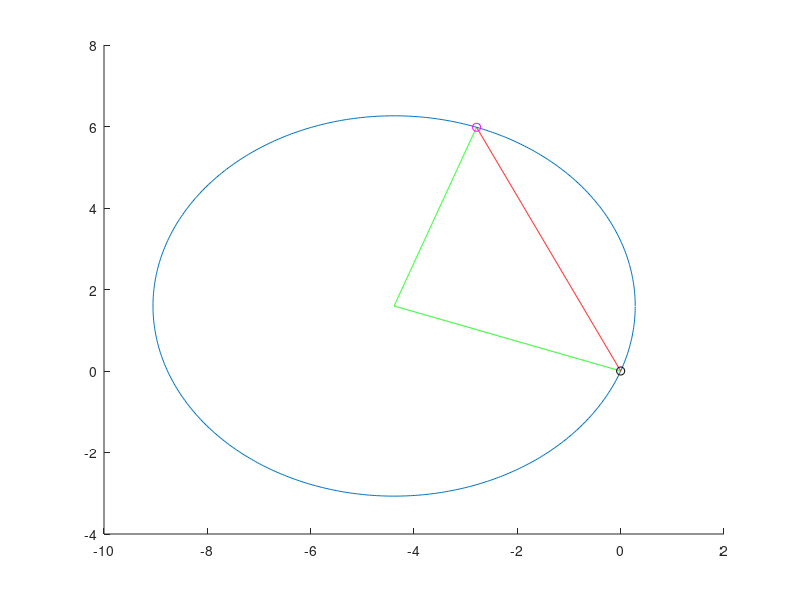

The MATLAB script that drew this image:
clear all; close all;

StartPoint = [0 0];
BowRange = 7.3304;
IADegree = 70;
InputAngle = IADegree*pi/180;
OutputAngle = 160*pi/180;


Radius = BowRange/abs((OutputAngle-InputAngle))
EndPointX = StartPoint(1) + Radius*(sin(OutputAngle)-sin(InputAngle))
EndPointY = StartPoint(2) + Radius*(cos(InputAngle)-cos(OutputAngle))

CenterPointX = StartPoint(1) + Radius*cos(InputAngle+pi/2);
CenterPointY = StartPoint(2) + Radius*sin(InputAngle+pi/2);

t = 0:0.01:2*pi;

xVal = CenterPointX + Radius*cos(t);
yVal = CenterPointY + Radius*sin(t);

t1 = 0:0.01:Radius;

Xline1 = linspace(CenterPointX,StartPoint(1),length(t1));
Yline1 = linspace(CenterPointY,StartPoint(2),length(Xline1));

Xline2 = linspace(CenterPointX,EndPointX,length(t1));
Yline2 = linspace(CenterPointY,EndPointY,length(t1));

Xline3 = linspace(StartPoint(1),EndPointX,length(t1));
Yline3 = linspace(StartPoint(2),EndPointY,length(t1));

%t2 = ((abs(90-IADegree)/360)/abs(OutputAngle-InputAngle)):0.01:abs(OutputAngle-InputAngle);
%xunit = Radius * cos(t2) + CenterPointX;
%yunit = Radius * sin(t2) + CenterPointY;

figure;
hold on;
plot(xVal,yVal);
plot(Xline1,Yline1, 'g');
plot(Xline2,Yline2, 'g');
plot(Xline3,Yline3, 'r');
plot(EndPointX,EndPointY,'mo')
plot(StartPoint(1),StartPoint(2),'ko');
%plot(xunit,yunit,'m');
hold off;

